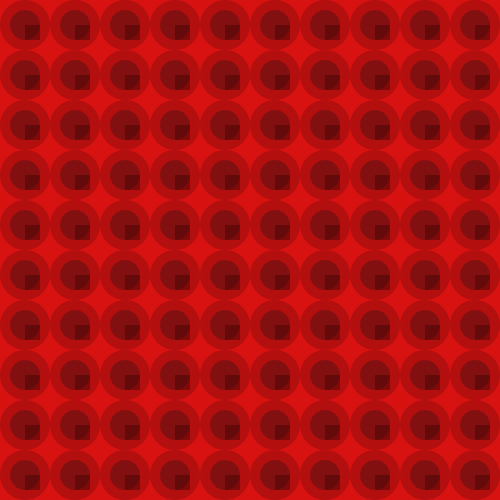
Frame 1 (no input)
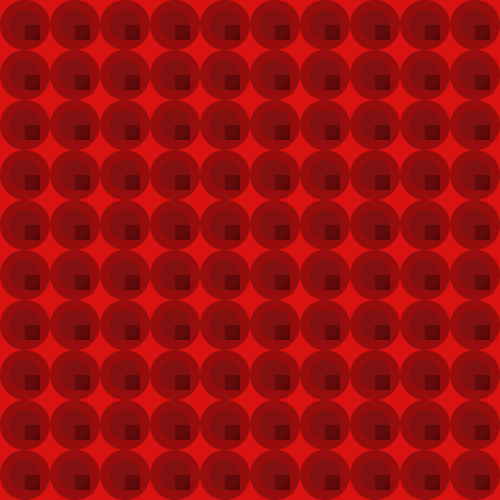
Frame 2 (the mouse pressed at the canvas centre, redrawn once)

The Processing sketch that drew these frames (run headless with seeded random() and noise(); the mouse was pressed at the canvas centre and the sketch redrawn once):

// Processing sketch: processing_84804
// ── processing_84804.pde

void setup()
{
  size(500, 500);
  background(216, 17, 17);
  noStroke();
  smooth();
}

void draw()
{


  //la boucle for
  //FAIRE UNE LIGNE HORIZONTALE
  /*for(int posx=25; posx<=475; posx=posx+50)
   {
   ellipse(posx,25,50,50);*/

  //FAIRE UNE LIGNE VERTICALE
  /*for(int posy=25; posy<=475; posy=posy+50)
   {
   ellipse(25,posy,50,50);
   }*/

  //FAIRE UNE TRAME
  for (int posx=25; posx<=475; posx=posx+50)
    for (int posy=25; posy<=475; posy=posy+50)


    {  
      noFill();
      noStroke();

      fill(155, 19, 19);
      ellipse(posx, posy, 30, 30);
      fill(33, 5, 5, 50);
      ellipse(posx, posy, 50, 50);
      fill(67, 5, 5, 120);
      rect(posx, posy, 15, 15);
    }
  noLoop();
}
